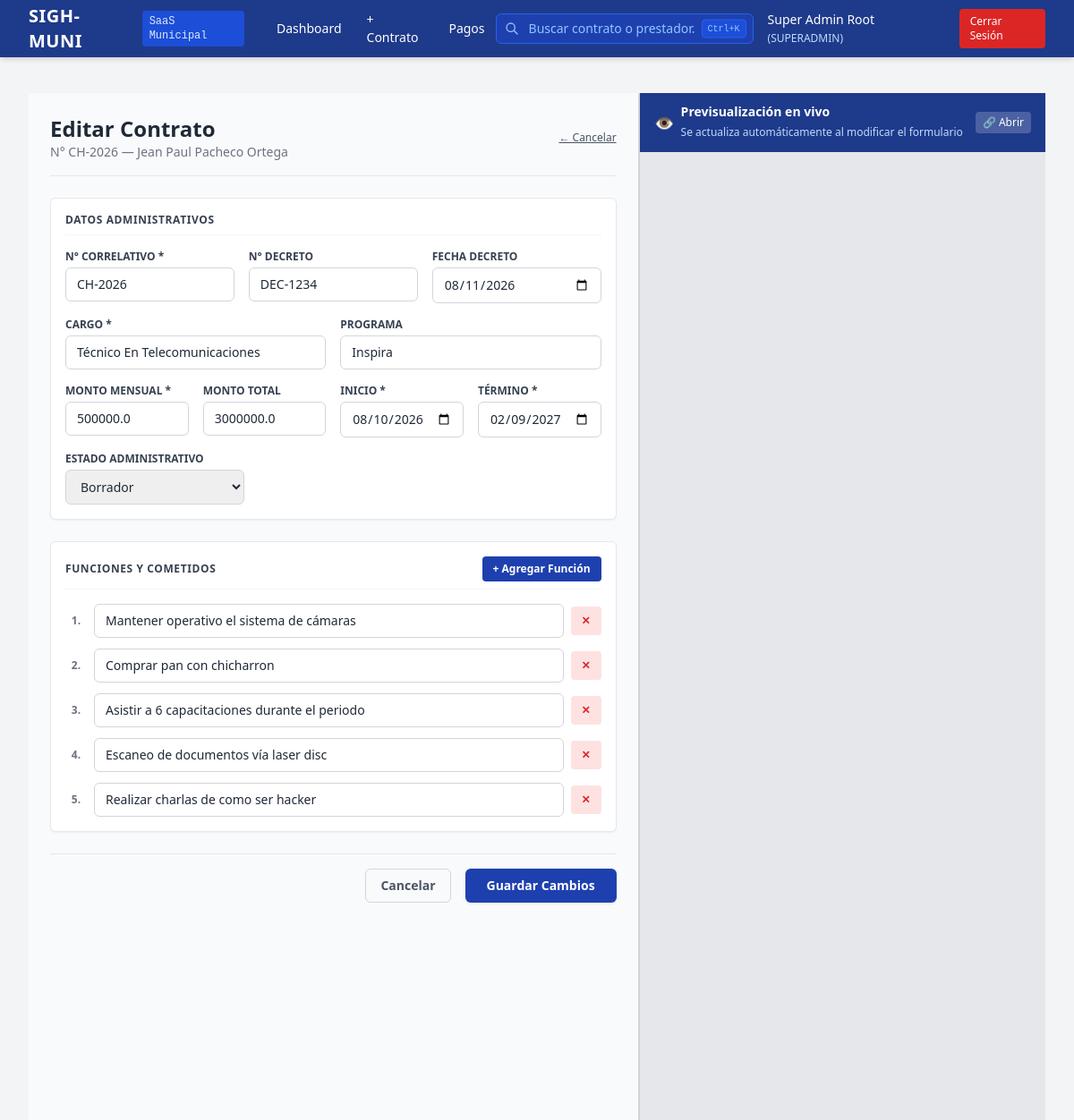
/contracts/3/edit (signed in), run on the app's committed database.
### app/models/contract.py (models this page shows, shortened)
class Contract(db.Model):
    __tablename__ = 'contracts'
    id = db.Column(db.Integer, primary_key=True)
    provider_id = db.Column(db.Integer, db.ForeignKey('service_providers.id'), nullable=False)
    department_id = db.Column(db.Integer, db.ForeignKey('departments.id'), nullable=False)
    creation_type = db.Column(db.String(50), default='CREADO')
    contract_number = db.Column(db.String(50), unique=True, nullable=False)
    decline_number = db.Column(db.String(50), nullable=True)
    decline_date = db.Column(db.Date, nullable=True)
    position_title = db.Column(db.String(150), nullable=False)
    program_name = db.Column(db.String(150), nullable=True)
    monthly_amount_gross = db.Column(db.Float, nullable=False)
    total_contract_amount = db.Column(db.Float, nullable=False)
    start_date = db.Column(db.Date, nullable=False)
    end_date = db.Column(db.Date, nullable=False)
    pdf_file_path = db.Column(db.String(255), nullable=True)
    ocr_processed = db.Column(db.Integer, default=0)
    status = db.Column(db.String(30), default='BORRADOR')
    created_at = db.Column(db.DateTime, default=datetime.utcnow)
    provider = db.relationship('ServiceProvider', back_populates='contracts', lazy=True)
    department = db.relationship('Department', backref=db.backref('department_contracts', lazy=True))
    functions = db.relationship('ContractFunction', backref='contract', cascade='all, delete-orphan', lazy=True,
                                order_by='ContractFunction.function_order')
    payments = db.relationship('MonthlyPayment', back_populates='contract', lazy=True, cascade='all, delete-orphan')

class ContractFunction(db.Model):
    __tablename__ = 'contract_functions'
    id = db.Column(db.Integer, primary_key=True)
    contract_id = db.Column(db.Integer, db.ForeignKey('contracts.id'), nullable=False)
    function_order = db.Column(db.Integer, nullable=False)
    function_description = db.Column(db.Text, nullable=False)
    is_mandatory_for_payment = db.Column(db.Integer, default=1)
    created_at = db.Column(db.DateTime, default=datetime.utcnow)

### app/models/provider.py (models this page shows, shortened)
class ServiceProvider(db.Model):
    __tablename__ = 'service_providers'
    id = db.Column(db.Integer, primary_key=True, autoincrement=True)
    rut = db.Column(db.String(20), nullable=False, unique=True, index=True)
    first_name = db.Column(db.String(100), nullable=False)
    paternal_last_name = db.Column(db.String(100), nullable=False)
    maternal_last_name = db.Column(db.String(100), nullable=True)
    email = db.Column(db.String(120), nullable=True)
    phone = db.Column(db.String(50), nullable=True)
    address = db.Column(db.Text, nullable=True)
    bank_name = db.Column(db.String(100), nullable=True)
    account_type = db.Column(db.String(50), nullable=True)
    account_number = db.Column(db.String(50), nullable=True)
    created_at = db.Column(db.DateTime, nullable=False, default=datetime.utcnow)
    contracts = db.relationship('Contract', back_populates='provider', lazy=True, cascade="all, delete-orphan")
    @property
    def full_name(self):
        maternal = f" {self.maternal_last_name}" if self.maternal_last_name else ""
        return f"{self.first_name} {self.paternal_last_name}{maternal}"

### app/routes/contract_builder.py (the view, shortened to what this page needs)
@contract_builder_bp.route('/<int:contract_id>/edit', methods=['GET', 'POST'])
@login_required
@role_required('ADMIN_RRHH', 'SUPERADMIN', 'JEFE_DEPTO')
def edit(contract_id):
    contract = Contract.query.get_or_404(contract_id)
    providers = ServiceProvider.query.order_by(ServiceProvider.paternal_last_name).all()
    departments = Department.query.filter_by(is_active=1).all()
    return render_template('contracts/edit.html', contract=contract, providers=providers, departments=departments)

### app/__init__.py (called while the page is built)
def create_app(config_class=Config):
    app = Flask(__name__)
    app.config.from_object(config_class)
    os.makedirs(app.config['UPLOAD_FOLDER'], exist_ok=True)
    db.init_app(app)
    migrate.init_app(app, db)
    if 'sqlite' in app.config['SQLALCHEMY_DATABASE_URI']:
        from sqlalchemy import event
        from sqlalchemy.engine import Engine
        @event.listens_for(Engine, "connect")
        def set_sqlite_pragma(dbapi_connection, connection_record):
            cursor = dbapi_connection.cursor()
            cursor.execute("PRAGMA foreign_keys=ON;")
            cursor.close()
    from app.auth.routes import auth_bp
    app.register_blueprint(auth_bp, url_prefix='/auth')
    from app.routes import register_routes
    register_routes(app)
    return app

### app/auth/utils.py (called while the page is built)
def login_required(f):
    @wraps(f)
    def decorated_function(*args, **kwargs):
        if 'user_id' not in session:
            flash('Debes iniciar sesión para acceder a esta sección.', 'warning')
            return redirect(url_for('auth.login', next=request.url))
        return f(*args, **kwargs)
    return decorated_function

def role_required(*allowed_roles):
    def decorator(f):
        @wraps(f)
        def decorated_function(*args, **kwargs):
            if 'user_id' not in session:
                flash('Debes iniciar sesión para acceder.', 'warning')
                return redirect(url_for('auth.login'))
            user_role = session.get('user_role')
            if user_role not in allowed_roles and 'SUPERADMIN' not in allowed_roles and user_role != 'SUPERADMIN':
                flash('No tienes permisos suficientes para acceder a este módulo.', 'danger')
                return redirect(url_for('dashboard.index'))
            return f(*args, **kwargs)
        return decorated_function
    return decorator

### app/templates/contracts/edit.html (shortened to what this page needs)
{% extends "base.html" %}
{% block content %}
<div class="flex h-[calc(100vh-64px)]" id="split_view_container">
    <div class="w-3/5 overflow-y-auto bg-gray-50 border-r border-gray-300" id="left_panel">
        <div class="p-6 max-w-3xl mx-auto">
            <div class="border-b border-gray-200 pb-4 mb-6 flex justify-between items-center">
                <div>
                    <h1 class="text-2xl font-bold text-gray-800">Editar Contrato</h1>
                    <p class="text-sm text-gray-500">N° {{ contract.contract_number }} — {{ contract.provider.full_name }}</p>
                </div>
                <a href="{{ url_for('contract_builder.detail', contract_id=contract.id) }}" class="text-xs text-gray-600 hover:text-gray-900 underline">← Cancelar</a>
            </div>
            <form method="POST" class="space-y-6" id="contract_form">
                <div class="bg-white p-4 rounded-md border border-gray-200 shadow-sm space-y-4">
                    <h2 class="text-xs font-bold text-gray-700 uppercase tracking-wider border-b border-gray-100 pb-2">Datos Administrativos</h2>
                    <div class="grid grid-cols-1 md:grid-cols-3 gap-4">
                        <div>
                            <label class="block text-xs font-semibold text-gray-700 uppercase mb-1">N° Correlativo *</label>
                            <input type="text" name="contract_number" id="contract_number" value="{{ contract.contract_number }}" required
                                class="w-full px-3 py-2 border border-gray-300 rounded-md text-sm focus:ring-2 focus:ring-blue-500 focus:border-blue-500 transition preview-trigger">
                        </div>
                        <div>
                            <label class="block text-xs font-semibold text-gray-700 uppercase mb-1">N° Decreto</label>
                            <input type="text" name="decline_number" id="decline_number" value="{{ contract.decline_number or '' }}"
                                class="w-full px-3 py-2 border border-gray-300 rounded-md text-sm focus:ring-2 focus:ring-blue-500 focus:border-blue-500 transition preview-trigger">
                        </div>
                        <div>
                            <label class="block text-xs font-semibold text-gray-700 uppercase mb-1">Fecha Decreto</label>
                            <input type="date" name="decline_date" id="decline_date" value="{{ contract.decline_date.strftime('%Y-%m-%d') if contract.decline_date else '' }}"
                                class="w-full px-3 py-2 border border-gray-300 rounded-md text-sm focus:ring-2 focus:ring-blue-500 focus:border-blue-500 transition preview-trigger">
                        </div>
                    </div>
                    <div class="grid grid-cols-1 md:grid-cols-2 gap-4">
                        <div>
                            <label class="block text-xs font-semibold text-gray-700 uppercase mb-1">Cargo *</label>
                            <input type="text" name="position_title" id="position_title" value="{{ contract.position_title }}" required
                                class="w-full px-3 py-2 border border-gray-300 rounded-md text-sm focus:ring-2 focus:ring-blue-500 focus:border-blue-500 transition preview-trigger">
                        </div>
                        <div>
                            <label class="block text-xs font-semibold text-gray-700 uppercase mb-1">Programa</label>
                            <input type="text" name="program_name" id="program_name" value="{{ contract.program_name or '' }}"
                                class="w-full px-3 py-2 border border-gray-300 rounded-md text-sm focus:ring-2 focus:ring-blue-500 focus:border-blue-500 transition preview-trigger">
                        </div>
                    </div>
                    <div class="grid grid-cols-1 md:grid-cols-4 gap-4">
                        <div>
                            <label class="block text-xs font-semibold text-gray-700 uppercase mb-1">Monto Mensual *</label>
                            <input type="number" step="0.01" name="monthly_amount_gross" id="monthly_amount_gross" value="{{ contract.monthly_amount_gross }}" required
                                class="w-full px-3 py-2 border border-gray-300 rounded-md text-sm focus:ring-2 focus:ring-blue-500 focus:border-blue-500 transition preview-trigger">
                        </div>
                        <div>
                            <label class="block text-xs font-semibold text-gray-700 uppercase mb-1">Monto Total</label>
                            <input type="number" step="0.01" name="total_contract_amount" id="total_contract_amount" value="{{ contract.total_contract_amount }}"
                                class="w-full px-3 py-2 border border-gray-300 rounded-md text-sm focus:ring-2 focus:ring-blue-500 focus:border-blue-500 transition">
                        </div>
                        <div>
                            <label class="block text-xs font-semibold text-gray-700 uppercase mb-1">Inicio *</label>
                            <input type="date" name="start_date" id="start_date" value="{{ contract.start_date.strftime('%Y-%m-%d') }}" required
                                class="w-full px-3 py-2 border border-gray-300 rounded-md text-sm focus:ring-2 focus:ring-blue-500 focus:border-blue-500 transition preview-trigger">
                        </div>
                        <div>
                            <label class="block text-xs font-semibold text-gray-700 uppercase mb-1">Término *</label>
                            <input type="date" name="end_date" id="end_date" value="{{ contract.end_date.strftime('%Y-%m-%d') }}" required
                                class="w-full px-3 py-2 border border-gray-300 rounded-md text-sm focus:ring-2 focus:ring-blue-500 focus:border-blue-500 transition preview-trigger">
                        </div>
                    </div>
                    <div>
                        <label class="block text-xs font-semibold text-gray-700 uppercase mb-1">Estado Administrativo</label>
                        <select name="status" id="status" class="w-full md:w-1/3 px-3 py-2 border border-gray-300 rounded-md text-sm focus:ring-2 focus:ring-blue-500 focus:border-blue-500 transition">
                            <option value="BORRADOR" {% if contract.status == 'BORRADOR' %}selected{% endif %}>Borrador</option>
                        </select>
                    </div>
                </div>
                <div class="bg-white p-4 rounded-md border border-gray-200 shadow-sm space-y-4">
                    <div class="flex justify-between items-center border-b border-gray-100 pb-2">
                        <h2 class="text-xs font-bold text-gray-700 uppercase tracking-wider">Funciones y Cometidos</h2>
                        <button type="button" id="add_function_btn" class="bg-blue-800 hover:bg-blue-900 text-white text-xs px-3 py-1.5 rounded transition font-semibold">
                            + Agregar Función
                        </button>
                    </div>
                    <div id="functions_container" class="space-y-3">
                        {% for func in contract.functions %}
                        <div class="flex items-center space-x-2 function-row">
                            <span class="text-xs font-bold text-gray-500 w-6 text-center index-label">{{ loop.index }}.</span>
                            <input type="text" name="functions[]" value="{{ func.function_description }}" required
                                class="flex-grow px-3 py-2 border border-gray-300 rounded-md text-sm focus:ring-2 focus:ring-blue-500 focus:border-blue-500 transition preview-trigger-function">
                            <button type="button" onclick="removeFunctionRow(this)" class="bg-red-100 text-red-600 hover:bg-red-200 px-3 py-2 rounded text-xs font-bold">✕</button>
                        </div>
                        {% endfor %}
                    </div>
                </div>
                <div class="flex justify-end space-x-4 pt-4 border-t border-gray-200 pb-8">
                    <a href="{{ url_for('contract_builder.detail', contract_id=contract.id) }}" class="px-4 py-2 border border-gray-300 rounded-md text-sm font-semibold text-gray-600 hover:bg-gray-50 transition">Cancelar</a>
                    <button type="submit" class="px-6 py-2 bg-blue-800 hover:bg-blue-900 text-white rounded-md text-sm font-semibold shadow transition">
                        Guardar Cambios
                    </button>
                </div>
            </form>
        </div>
    </div>
    <div class="w-2/5 bg-gray-100 flex flex-col border-l border-gray-300" id="right_panel">
        <div class="bg-blue-900 text-white px-4 py-3 flex justify-between items-center shadow-sm">
            <div class="flex items-center gap-2">
                <span class="text-lg">👁️</span>
                <div>
                    <span class="font-semibold text-sm block leading-tight">Previsualización en vivo</span>
                    <span class="text-xs text-blue-200 leading-tight">Se actualiza automáticamente al modificar el formulario</span>
                </div>
            </div>
            <div class="flex items-center gap-3">
                <a href="{{ url_for('contract_builder.preview', contract_id=contract.id) }}" target="_blank"
                   class="text-xs bg-white/20 hover:bg-white/30 px-2 py-1 rounded transition" title="Abrir vista previa completa">
                    🔗 Abrir
                </a>
            </div>
        </div>
        <div class="flex-grow relative bg-gray-200">
            <iframe id="preview_iframe" class="w-full h-full border-0"></iframe>
        </div>
    </div>
</div>
{% endblock %}

### data on the page
Contract: contract_number "CH-2026", decline_number "DEC-1234", decline_date "08/11/2026", position_title "Técnico En Telecomunicaciones", program_name "Inspira", monthly_amount_gross "500000.0", total_contract_amount "3000000.0", start_date "08/10/2026", end_date "02/09/2027", status "Borrador"
ServiceProvider: provider.full_name "Jean Paul Pacheco Ortega"
ContractFunction: function_description "Mantener operativo el sistema de cámaras"
ContractFunction: function_description "Comprar pan con chicharron"
ContractFunction: function_description "Asistir a 6 capacitaciones durante el periodo"
ContractFunction: function_description "Escaneo de documentos vía laser disc"
ContractFunction: function_description "Realizar charlas de como ser hacker"

### other printed values
{{ session.get('user_name') }} "Super Admin Root"
{{ session.get('user_role') }} "SUPERADMIN"
